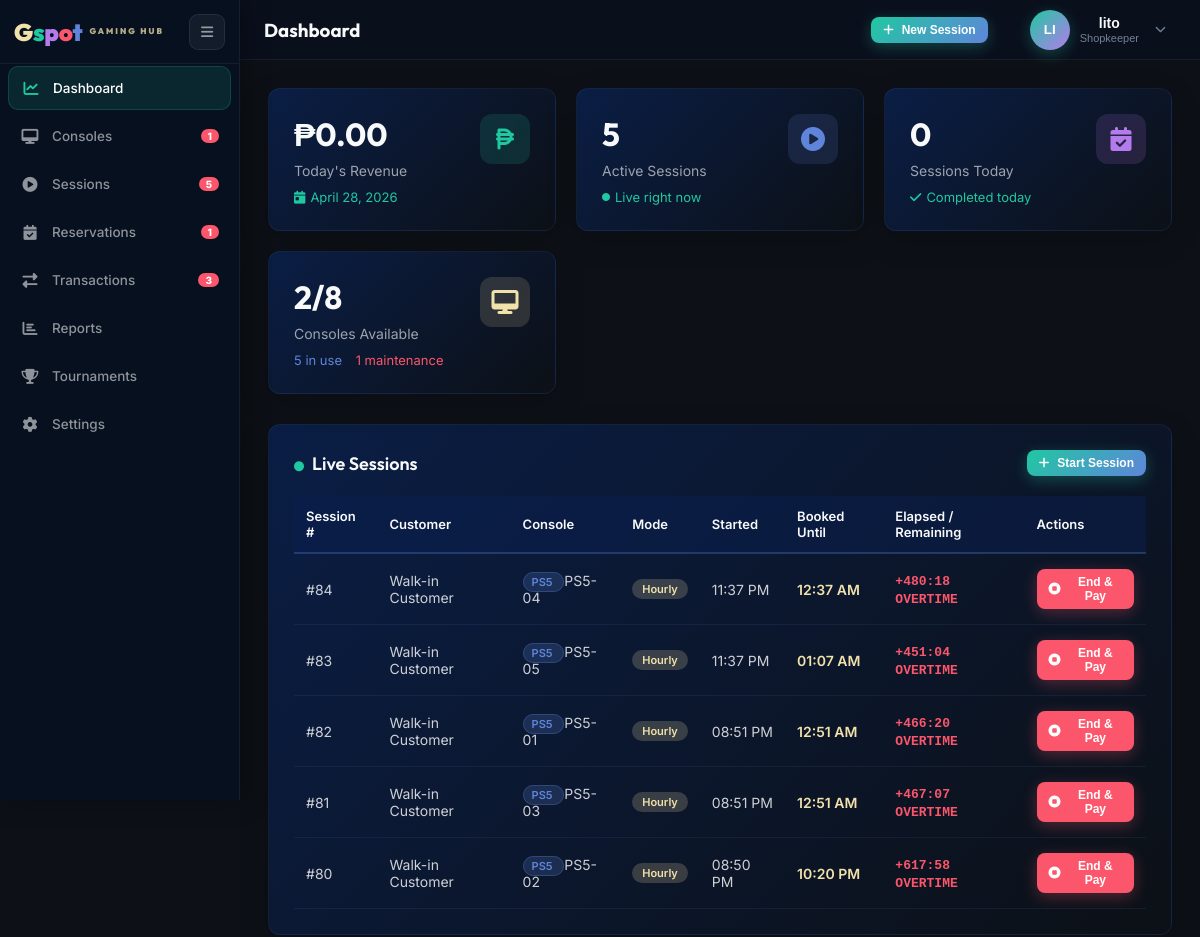
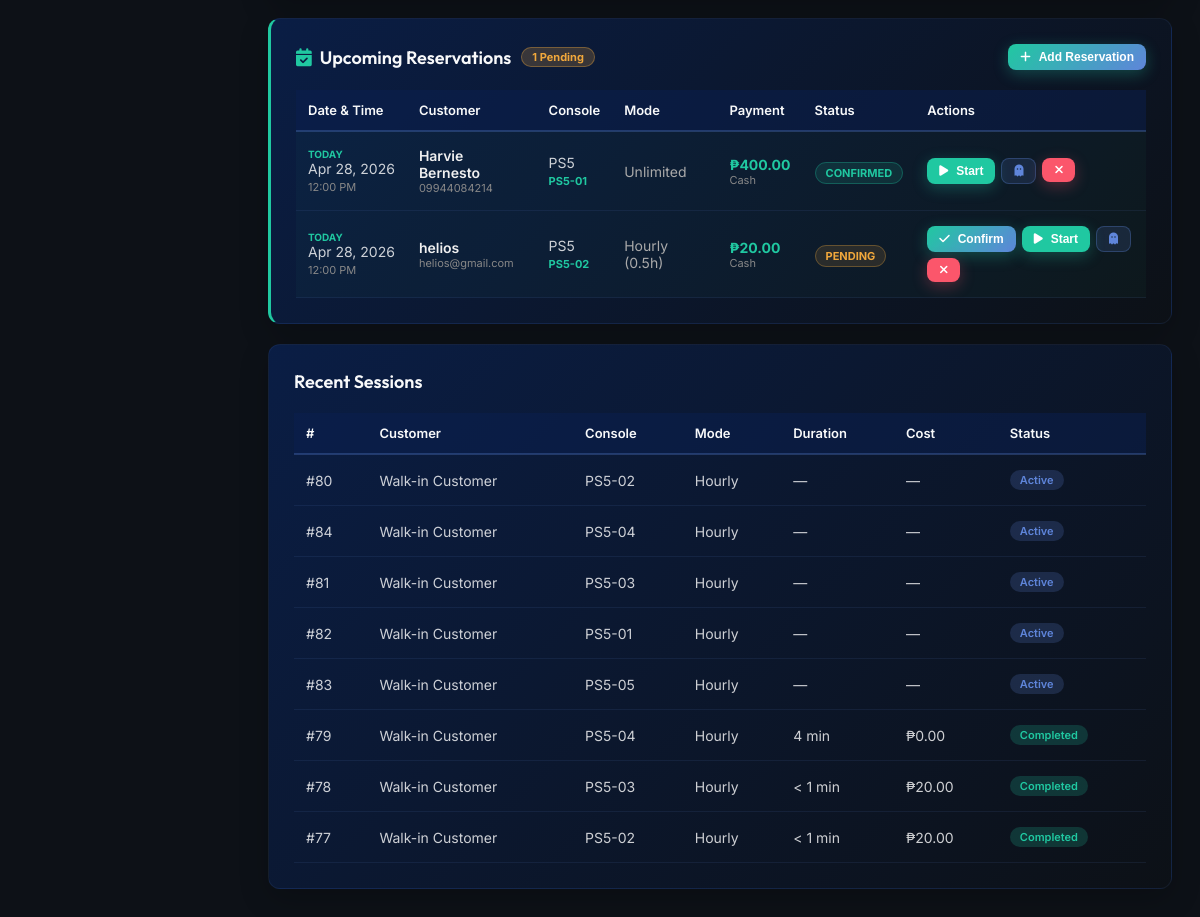
Screenshot of /admin.php (signed in) with the database file from the repository (2 pictures, top to bottom).
### tables this page shows
CREATE TABLE `gaming_sessions` (
  `session_id` int(11) NOT NULL,
  `user_id` int(11) NOT NULL,
  `console_id` int(11) NOT NULL,
  `rental_mode` enum('hourly','open_time','unlimited') NOT NULL,
  `planned_minutes` int(11) DEFAULT NULL,
  `start_time` datetime NOT NULL DEFAULT current_timestamp(),
  `end_time` datetime DEFAULT NULL,
  `duration_minutes` int(11) DEFAULT NULL,
  `hourly_rate` decimal(10,2) NOT NULL DEFAULT 0.00,
  `total_cost` decimal(10,2) DEFAULT NULL,
  `status` enum('active','completed','cancelled') NOT NULL DEFAULT 'active',
  `payment_status` enum('paid','unpaid','partial') DEFAULT NULL,
  `created_by` int(11) NOT NULL,
  `created_at` datetime NOT NULL DEFAULT current_timestamp()
);

CREATE TABLE `users` (
  `user_id` int(11) NOT NULL,
  `email` varchar(100) NOT NULL,
  `password_hash` varchar(255) NOT NULL,
  `full_name` varchar(100) NOT NULL,
  `phone` varchar(20) DEFAULT NULL,
  `role` enum('customer','shopkeeper','owner','walkin') NOT NULL DEFAULT 'customer',
  `status` enum('active','inactive') NOT NULL DEFAULT 'active',
  `email_verified` tinyint(1) NOT NULL DEFAULT 0,
  `verification_token` varchar(64) DEFAULT NULL,
  `verification_expires` datetime DEFAULT NULL,
  `reset_token` varchar(64) DEFAULT NULL,
  `reset_expires` datetime DEFAULT NULL,
  `created_at` datetime NOT NULL DEFAULT current_timestamp(),
  `consecutive_cancellations` tinyint(3) UNSIGNED NOT NULL DEFAULT 0,
  `reservation_banned_until` datetime DEFAULT NULL
);

CREATE TABLE `consoles` (
  `console_id` int(11) NOT NULL,
  `console_name` varchar(50) NOT NULL,
  `console_type` enum('PS5','PS4','Xbox Series X') NOT NULL,
  `unit_number` varchar(10) NOT NULL,
  `status` enum('available','in_use','maintenance') NOT NULL DEFAULT 'available',
  `hourly_rate` decimal(10,2) NOT NULL DEFAULT 0.00,
  `created_at` datetime NOT NULL DEFAULT current_timestamp()
);

CREATE TABLE `reservations` (
  `reservation_id` int(11) NOT NULL,
  `user_id` int(11) NOT NULL,
  `console_id` int(11) DEFAULT NULL,
  `console_type` enum('PS5','Xbox Series X','PS4') NOT NULL,
  `rental_mode` enum('hourly','open_time','unlimited') NOT NULL DEFAULT 'hourly',
  `planned_minutes` int(11) DEFAULT NULL,
  `reserved_date` date NOT NULL,
  `reserved_time` time NOT NULL,
  `notes` text DEFAULT NULL,
  `downpayment_amount` decimal(10,2) NOT NULL DEFAULT 0.00,
  `downpayment_method` enum('cash','gcash','credit_card') DEFAULT NULL,
  `downpayment_paid` tinyint(1) NOT NULL DEFAULT 0,
  `status` enum('pending','confirmed','converted','cancelled','no_show') NOT NULL DEFAULT 'pending',
  `created_by` int(11) NOT NULL,
  `created_at` datetime NOT NULL DEFAULT current_timestamp(),
  `updated_at` datetime NOT NULL DEFAULT current_timestamp() ON UPDATE current_timestamp(),
  `cancelled_by` enum('user','admin') DEFAULT NULL,
  `cancellation_reason` varchar(300) DEFAULT NULL,
  `refund_issued` tinyint(1) NOT NULL DEFAULT 0,
  `cancel_reason_type` enum('schedule_change','found_alternative','budget_issue','technical_issue','emergency','other','admin_decision') DEFAULT NULL,
  `cancel_reason_detail` text DEFAULT NULL
);

### admin_sections/dashboard.php (shortened to what the rows shown need)
<div class="page active" id="dashboard">
    <div class="card">
        <?php if (empty($activeSessions)): ?>
            <div class="empty-state"><i class="fas fa-couch"></i>No active sessions right now</div>
        <?php else: ?>
        <table class="data-table">
            <thead><tr><th>Session #</th><th>Customer</th><th>Console</th><th>Mode</th><th>Started</th><th>Booked Until</th><th>Elapsed / Remaining</th><th>Actions</th></tr></thead>
            <tbody>
            <?php foreach ($activeSessions as $sess): ?>
            <tr>
                <td>#<?= $sess['session_id'] ?></td>
                <td><?= htmlspecialchars($sess['customer_name']) ?></td>
                <td>
                    <span class="console-type-badge <?= $sess['console_type'] === 'PS5' ? 'ps5' : ($sess['console_type'] === 'PS4' ? 'ps4' : 'xbox') ?>">
                        <?= $sess['console_type'] ?>
                    </span>
                    <?= htmlspecialchars($sess['unit_number']) ?>
                </td>
                <td><span class="badge pending"><?= match($sess['rental_mode']) { 'open_time' => 'Open Time', default => ucfirst($sess['rental_mode']) } ?></span></td>
                <td><?= date('h:i A', strtotime($sess['start_time'])) ?></td>
                <td>
                    <?php if ($sess['rental_mode'] === 'hourly' && $sess['planned_minutes']):
                        $bookedEndDt = new DateTime($sess['start_time'], new DateTimeZone('Asia/Manila'));
                        $bookedEndDt->modify('+' . $sess['planned_minutes'] . ' minutes');
                    ?>
                        <span style="color:#f1e1aa;font-weight:600"><?= $bookedEndDt->format('h:i A') ?></span>
                    <?php else: ?>—<?php endif; ?>
                </td>
                <td><span class="session-timer" data-start="<?= $sess['start_time'] ?>" data-planned="<?= $sess['planned_minutes'] ?? '' ?>">—</span></td>
                <td>
                    <button class="btn btn-danger btn-sm" onclick="openEndSessionModal(
                        <?= $sess['session_id'] ?>,
                        '<?= htmlspecialchars(addslashes($sess['customer_name'])) ?>',
                        '<?= htmlspecialchars(addslashes($sess['unit_number'])) ?>',
                        '<?= $sess['rental_mode'] ?>',
                        <?= strtotime($sess['start_time']) ?>,
                        <?= (int)($sess['planned_minutes'] ?? 0) ?>,
                        <?= (float)($sess['upfront_paid'] ?? 0) ?>)">
                        <i class="fas fa-stop-circle"></i> End &amp; Pay
                    </button>
                </td>
            </tr>
            <?php endforeach; ?>
            </tbody>
        </table>
        <?php endif; ?>
    </div>
    <div class="card" style="border-left:3px solid #20c8a1;margin-bottom:20px;">
        <?php if (empty($upcomingReservations)): ?>
        <div style="padding:30px;text-align:center;color:#555;">
            <i class="fas fa-calendar-xmark" style="font-size:1.8rem;display:block;margin-bottom:8px;"></i>
            No upcoming reservations.
        </div>
        <?php else: ?>
        <div style="overflow-x:auto;">
            <table class="data-table">
                <thead>
                    <tr>
                        <th>Date & Time</th>
                        <th>Customer</th>
                        <th>Console</th>
                        <th>Mode</th>
                        <th>Payment</th>
                        <th>Status</th>
                        <th>Actions</th>
                    </tr>
                </thead>
                <tbody>
                <?php foreach ($upcomingReservations as $r):
                    $isToday = ($r['reserved_date'] === date('Y-m-d'));
                    $statusColors = [
                        'pending'   => ['bg'=>'rgba(241,168,60,.12)',  'text'=>'#f1a83c',  'border'=>'rgba(241,168,60,.3)'],
                        'confirmed' => ['bg'=>'rgba(32,200,161,.12)',  'text'=>'#20c8a1',  'border'=>'rgba(32,200,161,.3)'],
                    ];
                    $sc = $statusColors[$r['status']] ?? ['bg'=>'rgba(100,100,100,.1)','text'=>'#888','border'=>'rgba(100,100,100,.2)'];
                ?>
                <tr style="<?= $isToday ? 'background:rgba(32,200,161,.03);' : '' ?>">
                    <td style="white-space:nowrap;">
                        <?php if ($isToday): ?>
                        <span style="color:#20c8a1;font-size:10px;font-weight:700;display:block;">TODAY</span>
                        <?php endif; ?>
                        <?= date('M d, Y', strtotime($r['reserved_date'])) ?><br>
                        <span style="color:#888;font-size:11px;"><?= date('h:i A', strtotime($r['reserved_time'])) ?></span>
                    </td>
                    <td>
                        <div style="font-weight:600;color:#f0f0f0;"><?= htmlspecialchars($r['customer_name']) ?></div>
                        <?php if ($r['customer_phone']): ?>
                        <div style="color:#888;font-size:11px;"><?= htmlspecialchars($r['customer_phone']) ?></div>
                        <?php endif; ?>
                    </td>
                    <td>
                        <?= htmlspecialchars($r['console_type']) ?>
                        <?php if ($r['unit_number']): ?>
                        <br><span style="color:#20c8a1;font-size:11px;font-weight:700;"><?= htmlspecialchars($r['unit_number']) ?></span>
                        <?php endif; ?>
                    </td>
                    <td style="color:#aaa;">
                        <?= match($r['rental_mode']) {
                            'open_time' => 'Open Time',
                            'unlimited' => 'Unlimited',
                            default => 'Hourly' . ($r['planned_minutes'] ? ' (' . ($r['planned_minutes']/60) . 'h)' : '')
                        } ?>
                    </td>
                    <td>
                        <?php if ($r['downpayment_amount'] > 0): ?>
                        <span style="color:#20c8a1;font-weight:700;">₱<?= number_format($r['downpayment_amount'], 2) ?></span>
                        <span style="color:#888;font-size:11px;display:block;"><?= ucfirst($r['downpayment_method'] ?? '') ?></span>
                        <?php else: ?>
                        <span style="color:#555;">—</span>
                        <?php endif; ?>
                    </td>
                    <td>
                        <span style="background:<?= $sc['bg'] ?>;color:<?= $sc['text'] ?>;border:1px solid <?= $sc['border'] ?>;border-radius:20px;padding:3px 10px;font-size:11px;font-weight:700;text-transform:uppercase;">
                            <?= ucfirst($r['status']) ?>
                        </span>
                    </td>
                    <td>
                        <div style="display:flex;gap:6px;flex-wrap:wrap;">
                            <?php if ($r['status'] === 'pending'): ?>
                            <form method="POST" style="display:inline;" onsubmit="return false" id="dashFormConfirm<?= $r['reservation_id'] ?>">
                                <button type="button" class="btn btn-primary btn-sm" title="Confirm"
                                        onclick="gspotConfirm('Confirm this reservation?', function(){ document.getElementById('dashFormConfirm<?= $r['reservation_id'] ?>').submit(); }, {yesLabel:'Yes, Confirm'})">
                                    <i class="fas fa-check"></i> Confirm
                                </button>
                            </form>
                            <?php endif; ?>
                            <?php if (in_array($r['status'], ['pending','confirmed'])): ?>
                            <button class="btn btn-success btn-sm"
                                    onclick="openConvertModal(<?= htmlspecialchars(json_encode($r)) ?>)"
                                    title="Convert to Session">
                                <i class="fas fa-play"></i> Start
                            </button>
                            <form method="POST" style="display:inline;" onsubmit="return false" id="dashFormNoshow<?= $r['reservation_id'] ?>">
                                <button type="button" class="btn btn-secondary btn-sm" title="No-show"
                                        onclick="gspotConfirm('Mark this reservation as no-show?', function(){ document.getElementById('dashFormNoshow<?= $r['reservation_id'] ?>').submit(); }, {danger:true, yesLabel:'Mark No-Show'})">
                                    <i class="fas fa-ghost"></i>
                                </button>
                            </form>
                            <form method="POST" style="display:inline;" onsubmit="return false" id="dashFormCancel<?= $r['reservation_id'] ?>">
                                <button type="button" class="btn btn-danger btn-sm" title="Cancel"
                                        onclick="gspotConfirm('Cancel this reservation?', function(){ document.getElementById('dashFormCancel<?= $r['reservation_id'] ?>').submit(); }, {danger:true, yesLabel:'Yes, Cancel'})">
                                    <i class="fas fa-times"></i>
                                </button>
                            </form>
                            <?php endif; ?>
                        </div>
                    </td>
                </tr>
                <?php endforeach; ?>
                </tbody>
            </table>
        </div>
        <?php endif; ?>
    </div>
    <div class="card">
        <table class="data-table">
            <thead><tr><th>#</th><th>Customer</th><th>Console</th><th>Mode</th><th>Duration</th><th>Cost</th><th>Status</th></tr></thead>
            <tbody>
            <?php foreach (array_slice($recentSessions, 0, 8) as $sess): ?>
            <tr>
                <td>#<?= $sess['session_id'] ?></td>
                <td><?= htmlspecialchars($sess['customer_name']) ?></td>
                <td><?= htmlspecialchars($sess['unit_number']) ?></td>
                <td><?= match($sess['rental_mode']) { 'open_time' => 'Open Time', default => ucfirst($sess['rental_mode']) } ?></td>
                <td><?= $sess['duration_minutes'] !== null ? ($sess['duration_minutes'] > 0 ? $sess['duration_minutes'].' min' : '< 1 min') : '—' ?></td>
                <td><?= $sess['total_cost'] ? '₱'.number_format($sess['total_cost'],2) : '—' ?></td>
                <td><span class="badge <?= $sess['status'] ?>"><?= ucfirst($sess['status']) ?></span></td>
            </tr>
            <?php endforeach; ?>
            </tbody>
        </table>
    </div>
</div>

### rows the page displays
gaming_sessions: session_id "84", user.full_name "Walk-in Customer", console.console_type "PS5", console.unit_number "PS5-04", rental_mode "Hourly", start_time "11:37 PM", $bookedEndDt->format('h:i A') "12:37 AM", status "Active"
gaming_sessions: session_id "83", user.full_name "Walk-in Customer", console.console_type "PS5", console.unit_number "PS5-05", rental_mode "Hourly", start_time "11:37 PM", $bookedEndDt->format('h:i A') "01:07 AM", status "Active"
gaming_sessions: session_id "82", user.full_name "Walk-in Customer", console.console_type "PS5", console.unit_number "PS5-01", rental_mode "Hourly", start_time "08:51 PM", $bookedEndDt->format('h:i A') "12:51 AM", status "Active"
gaming_sessions: session_id "81", user.full_name "Walk-in Customer", console.console_type "PS5", console.unit_number "PS5-03", rental_mode "Hourly", start_time "08:51 PM", $bookedEndDt->format('h:i A') "12:51 AM", status "Active"
gaming_sessions: session_id "80", user.full_name "Walk-in Customer", console.console_type "PS5", console.unit_number "PS5-02", rental_mode "Hourly", start_time "08:50 PM", $bookedEndDt->format('h:i A') "10:20 PM", status "Active"
reservations: shows "TODAY", reserved_date "Apr 28, 2026", reserved_time "12:00 PM", created_by.full_name "Harvie Bernesto", created_by.phone "09944084214", console_type "PS5", console.unit_number "PS5-01", rental_mode "Unlimited", downpayment_amount "400.00", downpayment_method "Cash", status "CONFIRMED"
reservations: shows "TODAY", reserved_date "Apr 28, 2026", reserved_time "12:00 PM", created_by.full_name "helios", created_by.phone "helios@gmail.com", console_type "PS5", console.unit_number "PS5-02", rental_mode+planned_minutes "Hourly (0.5h)", downpayment_amount "20.00", downpayment_method "Cash", status "PENDING"
gaming_sessions: session_id "79", user.full_name "Walk-in Customer", console.unit_number "PS5-04", rental_mode "Hourly", duration_minutes "4", total_cost "0.00", status "Completed"
gaming_sessions: session_id "78", user.full_name "Walk-in Customer", console.unit_number "PS5-03", rental_mode "Hourly", duration_minutes "< 1 min", total_cost "20.00", status "Completed"
gaming_sessions: session_id "77", user.full_name "Walk-in Customer", console.unit_number "PS5-02", rental_mode "Hourly", duration_minutes "< 1 min", total_cost "20.00", status "Completed"

### other values shown
$maintenanceCount "1"
$activeCount "5"
$pendingResCount "1"
count($pendingSessions) "3"
getUserInitials() "LI"
$user['full_name'] "lito"
getRoleBadge() "Shopkeeper"
$todayRevenue "0.00"
$todayBookings "0"
$availableCount "2"
count($allConsoles) "8"
$inUseCount "5"
